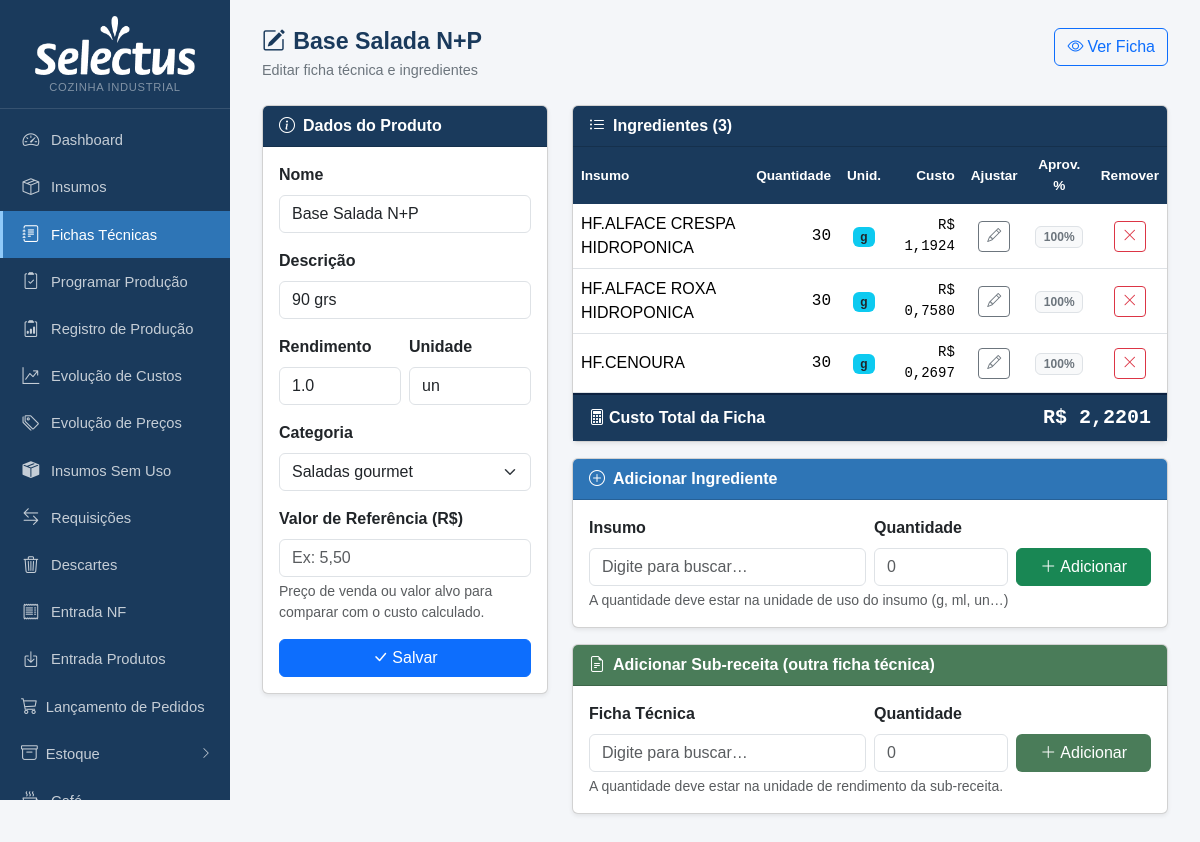
/fichas/2/editar, run on the app's committed database.
### tables this page shows
CREATE TABLE produtos (
            id INTEGER PRIMARY KEY AUTOINCREMENT,
            nome TEXT NOT NULL,
            descricao TEXT,
            rendimento REAL DEFAULT 1,
            unidade_rendimento TEXT DEFAULT 'un'
        , categoria TEXT, valor_referencia REAL, status_revisao TEXT DEFAULT 'nao_revisada', status_revisao_custo TEXT DEFAULT 'nao_revisado', data_revisao TEXT, data_revisao_custo TEXT, ativo INTEGER NOT NULL DEFAULT 1, observacao TEXT);

CREATE TABLE ficha_tecnica (
            id INTEGER PRIMARY KEY AUTOINCREMENT,
            produto_id INTEGER NOT NULL,
            insumo_id INTEGER NOT NULL,
            quantidade REAL NOT NULL, aproveitamento REAL NOT NULL DEFAULT 100,
            FOREIGN KEY (produto_id) REFERENCES produtos(id) ON DELETE CASCADE,
            FOREIGN KEY (insumo_id) REFERENCES insumos(id)
        );

CREATE TABLE insumos (
            id INTEGER PRIMARY KEY AUTOINCREMENT,
            nome TEXT NOT NULL,
            unidade_compra TEXT NOT NULL,
            preco_compra REAL,
            unidade_uso TEXT NOT NULL,
            fator_conversao REAL NOT NULL DEFAULT 1
        , qtd_por_embalagem REAL, unid_embalagem TEXT, produto_vinculado_id INTEGER, estoque_atual REAL DEFAULT 0, estoque_minimo REAL DEFAULT 0, status_revisao_custo TEXT DEFAULT 'nao_revisado', data_revisao_custo TEXT, fornecedor TEXT, aproveitamento REAL NOT NULL DEFAULT 100, status_revisao_nome TEXT DEFAULT 'nao_revisado', observacao TEXT, estoque_central REAL DEFAULT 0, status_revisao_fp TEXT DEFAULT "nao_revisado", categoria TEXT, ep_fornecedor_id INTEGER REFERENCES ep_fornecedores(id), cat1 TEXT);

### app.py (the view, shortened to what this page needs)
@app.route('/fichas/<int:id>/editar', methods=['GET','POST'])
def ficha_editar(id):
    db = get_db()
    prod = db.execute('SELECT * FROM produtos WHERE id=?', (id,)).fetchone()
    if not prod:
        db.close(); return redirect(url_for('fichas_lista'))
    items = db.execute('''
        SELECT ft.id ft_id, ft.quantidade, ft.aproveitamento,
               i.id ins_id, i.nome ins_nome, i.unidade_uso,
               i.produto_vinculado_id, i.preco_compra, i.fator_conversao,
               p2.rendimento AS rend_vinc
        FROM ficha_tecnica ft JOIN insumos i ON i.id=ft.insumo_id
        LEFT JOIN produtos p2 ON p2.id = i.produto_vinculado_id
        WHERE ft.produto_id=? ORDER BY i.nome''', (id,)).fetchall()
    todos = db.execute('SELECT id, nome, unidade_uso FROM insumos ORDER BY nome').fetchall()
    produtos_lista = db.execute('SELECT id, nome, unidade_rendimento FROM produtos WHERE id != ? ORDER BY nome', (id,)).fetchall()
    db.close()
    custos_items = []
    for it in items:
        aprov = (it['aproveitamento'] or 100) / 100
        qtd_compra = it['quantidade'] / aprov
        if it['produto_vinculado_id']:
            sub, ok = custo_produto(it['produto_vinculado_id'])
            rend = it['rend_vinc'] or 1
            c = qtd_compra * (sub / rend) / (it['fator_conversao'] or 1) if ok else None
        elif it['preco_compra'] is not None:
            c = qtd_compra * it['preco_compra'] / (it['fator_conversao'] or 1)
        else:
            c = None
        custos_items.append(c)
    custo_total, custo_completo = custo_produto(id)
    return render_template('ficha_editar.html', prod=prod, items=items, todos=todos,
                           categorias=CATEGORIAS, custos_items=custos_items,
                           custo_total=custo_total, custo_completo=custo_completo,
                           produtos_lista=produtos_lista)

### app.py (called while the page is built)
def _to_br(value, decimals):
    if value is None:
        return '—'
    s = f'{float(value):,.{decimals}f}'
    return s.replace(',', 'X').replace('.', ',').replace('X', '.')

@app.template_filter('brl')
def brl_filter(value, decimals=2):
    return 'R$ ' + _to_br(value, decimals)

def get_db():
    c = sqlite3.connect(DB)
    c.row_factory = sqlite3.Row
    c.execute("PRAGMA foreign_keys = ON")
    return c

def count_alertas():
    try:
        db = get_db()
        n = db.execute('''SELECT COUNT(*) FROM insumos
                          WHERE estoque_minimo > 0 AND COALESCE(estoque_atual,0) < estoque_minimo''').fetchone()[0]
        db.close()
        return n
    except:
        return 0

@app.context_processor
def inject_alertas():
    try:
        db = get_db()
        n_ped = db.execute("SELECT COUNT(*) FROM pedidos WHERE status='aberto'").fetchone()[0]
        db.close()
    except Exception:
        n_ped = 0
    return dict(n_alertas=count_alertas(), n_pedidos_abertos=n_ped)

### templates/ficha_editar.html (shortened to what this page needs)
{% extends "base.html" %}
{% block content %}
<div class="page-header d-flex justify-content-between align-items-start">
  <div>
    <h1><i class="bi bi-pencil-square me-2"></i>{{ prod.nome }}</h1>
    <p>Editar ficha técnica e ingredientes</p>
  </div>
  <a href="{{ url_for('ficha_ver', id=prod.id) }}" class="btn btn-outline-primary">
    <i class="bi bi-eye me-1"></i>Ver Ficha
  </a>
</div>
<div class="row g-4">
  <div class="col-lg-4">
    <div class="card shadow-sm">
      <div class="card-header py-2" style="background:#1a3a5c">
        <span class="text-white fw-semibold"><i class="bi bi-info-circle me-2"></i>Dados do Produto</span>
      </div>
      <div class="card-body">
        <form method="post">
          <div class="mb-3">
            <label class="form-label fw-semibold">Nome</label>
            <input type="text" name="nome" class="form-control" required value="{{ prod.nome }}">
          </div>
          <div class="mb-3">
            <label class="form-label fw-semibold">Descrição</label>
            <input type="text" name="descricao" class="form-control" value="{{ prod.descricao or '' }}">
          </div>
          <div class="row g-2 mb-3">
            <div class="col-6">
              <label class="form-label fw-semibold">Rendimento</label>
              <input type="number" name="rendimento" class="form-control" step="any" value="{{ prod.rendimento }}">
            </div>
            <div class="col-6">
              <label class="form-label fw-semibold">Unidade</label>
              <input type="text" name="unidade_rendimento" class="form-control" value="{{ prod.unidade_rendimento }}">
            </div>
          </div>
          <div class="mb-3">
            <label class="form-label fw-semibold">Categoria</label>
            <select name="categoria" class="form-select">
              {% for nome, cls in categorias %}
              <option value="{{ nome }}" {% if prod.categoria == nome %}selected{% endif %}>{{ nome }}</option>
              {% endfor %}
            </select>
          </div>
          <div class="mb-3">
            <label class="form-label fw-semibold">Valor de Referência (R$)</label>
            <input type="number" name="valor_referencia" class="form-control" step="any" min="0"
                   placeholder="Ex: 5,50"
                   value="{{ prod.valor_referencia if prod.valor_referencia is not none else '' }}">
            <div class="form-text">Preço de venda ou valor alvo para comparar com o custo calculado.</div>
          </div>
          <button type="submit" class="btn btn-primary w-100">
            <i class="bi bi-check-lg me-1"></i>Salvar
          </button>
        </form>
      </div>
    </div>
  </div>
  <div class="col-lg-8">
    <div class="card shadow-sm mb-3">
      <div class="card-header py-2" style="background:#1a3a5c">
        <span class="text-white fw-semibold"><i class="bi bi-list-ul me-2"></i>Ingredientes ({{ items|length }})</span>
      </div>
      <div class="card-body p-0">
        {% if items %}
        <table class="table table-hover mb-0">
          <thead>
            <tr>
              <th>Insumo</th>
              <th class="text-end">Quantidade</th>
              <th class="text-center">Unid.</th>
              <th class="text-end">Custo</th>
              <th class="text-center">Ajustar</th>
              <th class="text-center" title="% do insumo comprado que é realmente aproveitado na receita">Aprov. %</th>
              <th class="text-center">Remover</th>
            </tr>
          </thead>
          <tbody>
            {% for it in items %}
            {% set c = custos_items[loop.index0] %}
            <tr id="row-{{ it.ft_id }}">
              <td>
                {{ it.ins_nome }}
              </td>
              <td class="text-end font-monospace" id="qty-display-{{ it.ft_id }}">
                {{ it.quantidade|int if it.quantidade == it.quantidade|int else it.quantidade|num_br(3) }}
              </td>
              <td class="text-center"><span class="badge bg-info text-dark">{{ it.unidade_uso }}</span></td>
              <td class="text-end font-monospace small">
                {% if c is not none %}
                  {{ c|brl(4) }}
                {% else %}
                  <span class="text-warning">—</span>
                {% endif %}
              </td>
              <td class="text-center">
                <button type="button" class="btn btn-sm btn-outline-secondary"
                        onclick="abrirAjuste({{ it.ft_id }}, {{ it.quantidade }}, {{ it.aproveitamento or 100 }})">
                  <i class="bi bi-pencil"></i>
                </button>
              </td>
              <td class="text-center" id="aprov-cell-{{ it.ft_id }}">
                <span id="aprov-display-{{ it.ft_id }}"
                      class="badge {% if it.aproveitamento and it.aproveitamento < 100 %}bg-warning text-dark{% else %}bg-light text-secondary border{% endif %}"
                      style="cursor:pointer;font-size:.75rem;min-width:42px"
                      title="Clique para editar"
                      onclick="abrirAprov({{ it.ft_id }}, {{ it.aproveitamento or 100 }})">
                  {{ it.aproveitamento|int if it.aproveitamento else 100 }}%
                </span>
              </td>
              <td class="text-center">
                <form method="post" action="{{ url_for('ficha_rem_ing', pid=prod.id, ft_id=it.ft_id) }}"
                      onsubmit="return confirm('Remover {{ it.ins_nome }}?')">
                  <button class="btn btn-sm btn-outline-danger"><i class="bi bi-x-lg"></i></button>
                </form>
              </td>
            </tr>
            {% endfor %}
          </tbody>
        </table>
        {% else %}
        <div class="text-center py-4 text-muted">
          <i class="bi bi-plus-circle" style="font-size:2rem"></i>
          <p class="mt-2 mb-0">Nenhum ingrediente ainda. Adicione abaixo.</p>
        </div>
        {% endif %}
      </div>
      {% if items %}
      <div class="d-flex justify-content-between align-items-center px-3 py-2 fw-bold"
           style="background:#1a3a5c; color:#fff; border-top:2px solid #0d2240">
        <span><i class="bi bi-calculator me-1"></i>Custo Total da Ficha</span>
        <span class="font-monospace fs-5">
          {% if custo_completo %}
            {{ custo_total|brl(4) }}
          {% elif custo_total > 0 %}
            {{ custo_total|brl(4) }} <span class="text-warning fs-6">*incompleto</span>
          {% else %}
            <span class="text-warning fs-6">preços incompletos</span>
          {% endif %}
        </span>
      </div>
      {% endif %}
    </div>
    <div class="card shadow-sm mb-3">
      <div class="card-header py-2" style="background:#2e75b6">
        <span class="text-white fw-semibold"><i class="bi bi-plus-circle me-2"></i>Adicionar Ingrediente</span>
      </div>
      <div class="card-body">
        <form method="post" action="{{ url_for('ficha_add_ing', id=prod.id) }}">
          <div class="row g-2 align-items-end">
            <div class="col-md-6">
              <label class="form-label fw-semibold">Insumo</label>
              <div class="position-relative" id="insumo-combo">
                <input type="text" id="insumo-busca" class="form-control" placeholder="Digite para buscar…"
                       autocomplete="off" required>
              </div>
            </div>
            <div class="col-md-3">
              <label class="form-label fw-semibold">Quantidade</label>
              <input type="number" name="quantidade" class="form-control" step="any" min="0.001"
                     required placeholder="0">
            </div>
            <div class="col-md-3">
              <button type="submit" class="btn btn-success w-100">
                <i class="bi bi-plus-lg me-1"></i>Adicionar
              </button>
            </div>
          </div>
          <div class="form-text mt-1">
            A quantidade deve estar na unidade de uso do insumo (g, ml, un…)
          </div>
        </form>
      </div>
    </div>
    <div class="card shadow-sm">
      <div class="card-header py-2" style="background:#4a7c59">
        <span class="text-white fw-semibold"><i class="bi bi-file-earmark-text me-2"></i>Adicionar Sub-receita (outra ficha técnica)</span>
      </div>
      <div class="card-body">
        <form method="post" action="{{ url_for('ficha_add_subreceita', id=prod.id) }}">
          <div class="row g-2 align-items-end">
            <div class="col-md-6">
              <label class="form-label fw-semibold">Ficha Técnica</label>
              <div class="position-relative" id="sub-combo">
                <input type="text" id="sub-busca" class="form-control" placeholder="Digite para buscar…"
                       autocomplete="off" required>
              </div>
            </div>
            <div class="col-md-3">
              <label class="form-label fw-semibold">Quantidade</label>
              <input type="number" name="quantidade" class="form-control" step="any" min="0.001"
                     required placeholder="0">
            </div>
            <div class="col-md-3">
              <button type="submit" class="btn w-100" style="background:#4a7c59;color:#fff">
                <i class="bi bi-plus-lg me-1"></i>Adicionar
              </button>
            </div>
          </div>
          <div class="form-text mt-1">
            A quantidade deve estar na unidade de rendimento da sub-receita.
          </div>
        </form>
      </div>
    </div>
  </div>
</div>
{% endblock %}

### data on the page
produtos: nome "Base Salada N+P", descricao "90 grs", rendimento "1.0", unidade_rendimento "un", categoria "Saladas gourmet"
ficha_tecnica: ins_nome "HF.ALFACE CRESPA HIDROPONICA", quantidade|num_br "30", unidade_uso "g", c "R$ 1,1924", aproveitamento "100"
ficha_tecnica: ins_nome "HF.ALFACE ROXA HIDROPONICA", quantidade|num_br "30", unidade_uso "g", c "R$ 0,7580", aproveitamento "100"
ficha_tecnica: ins_nome "HF.CENOURA", quantidade|num_br "30", unidade_uso "g", c "R$ 0,2697", aproveitamento "100"

### other printed values
{{ items|length }} "3"
{{ custo_total|brl(4) }} "R$ 2,2201"
